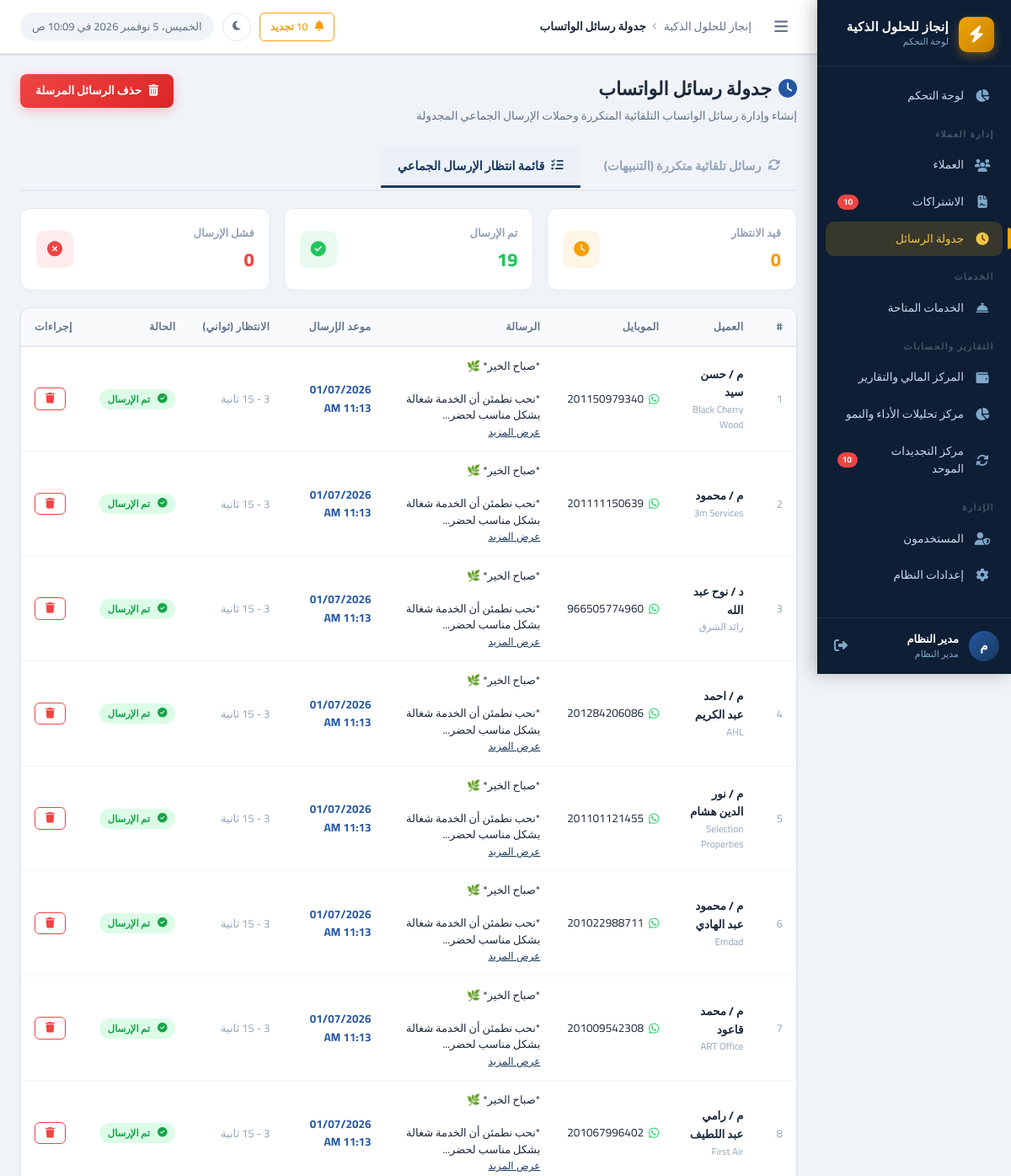
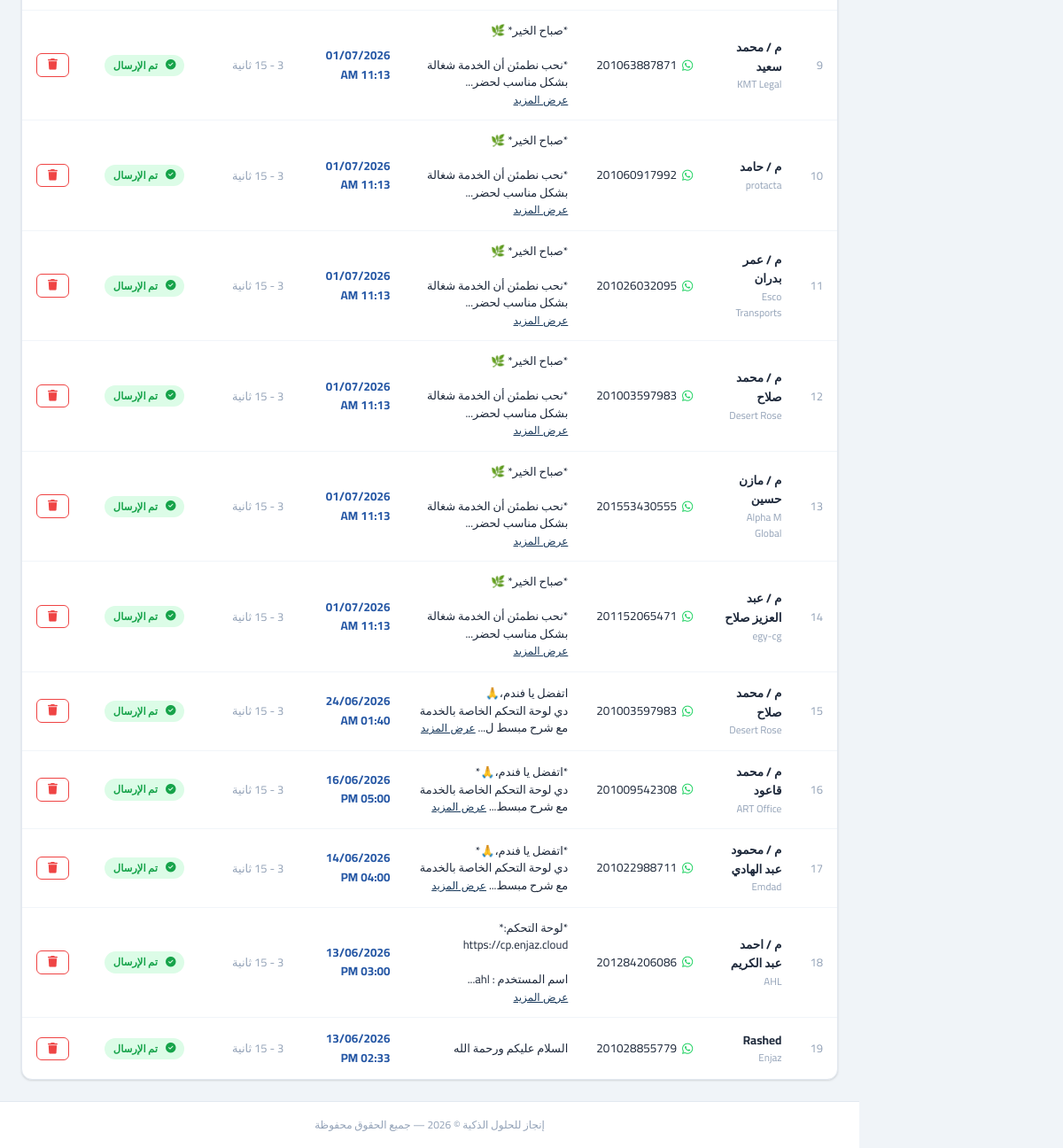
The app's page /whatsapp/schedules.php?tab=queue (signed in) with its own data (2 pictures, top to bottom).
### tables this page shows
CREATE TABLE `whatsapp_queue` (
  `id` int UNSIGNED NOT NULL,
  `client_id` int UNSIGNED DEFAULT NULL,
  `mobile` varchar(50) NOT NULL,
  `message` text NOT NULL,
  `send_at` datetime NOT NULL,
  `min_delay` int UNSIGNED NOT NULL DEFAULT '3',
  `max_delay` int UNSIGNED NOT NULL DEFAULT '15',
  `status` varchar(20) NOT NULL DEFAULT 'pending' COMMENT 'pending, sending, sent, failed',
  `response` text,
  `sent_by` int UNSIGNED DEFAULT NULL,
  `created_at` datetime DEFAULT CURRENT_TIMESTAMP
);

CREATE TABLE `clients` (
  `id` int UNSIGNED NOT NULL,
  `name` varchar(200) NOT NULL COMMENT 'اسم العميل',
  `company_name` varchar(200) DEFAULT NULL COMMENT 'اسم الشركة',
  `mobile` varchar(20) NOT NULL COMMENT 'رقم الموبايل',
  `mobile_2` varchar(20) DEFAULT NULL COMMENT 'رقم موبايل إضافي',
  `activity` varchar(200) DEFAULT NULL COMMENT 'النشاط التجاري',
  `country` varchar(10) NOT NULL DEFAULT 'EG',
  `domain` varchar(255) DEFAULT NULL,
  `domain_provider` varchar(100) DEFAULT NULL,
  `username_note` varchar(200) DEFAULT NULL COMMENT 'اسم المستخدم (للإشارة)',
  `server_panel` varchar(100) NOT NULL DEFAULT 'cp.enjaz.cloud',
  `email` varchar(200) DEFAULT NULL,
  `address` text,
  `notes` text,
  `status` tinyint(1) NOT NULL DEFAULT '1' COMMENT '1=نشط, 0=موقوف',
  `created_by` int UNSIGNED DEFAULT NULL,
  `created_at` datetime NOT NULL DEFAULT CURRENT_TIMESTAMP,
  `updated_at` datetime NOT NULL DEFAULT CURRENT_TIMESTAMP ON UPDATE CURRENT_TIMESTAMP
);

### includes/functions.php (called while the page is built, shortened)
<?php
function formatDateTime(string $datetime): string {
    return date('d/m/Y h:i A', strtotime($datetime));
}
function e(mixed $value): string {
    return htmlspecialchars((string)$value, ENT_QUOTES, 'UTF-8');
}
function paginate(int $total, int $perPage, int $currentPage): array {
    $totalPages = max(1, (int)ceil($total / $perPage));
    $currentPage = max(1, min($currentPage, $totalPages));
    $offset = ($currentPage - 1) * $perPage;
    return [
        'total'        => $total,
        'per_page'     => $perPage,
        'current_page' => $currentPage,
        'total_pages'  => $totalPages,
        'offset'       => $offset,
        'has_prev'     => $currentPage > 1,
        'has_next'     => $currentPage < $totalPages,
    ];
}

### whatsapp/schedules.php (the view, shortened to what this page needs)
<?php
$db = getDB();
$tab = $_GET['tab'] ?? 'recurring';
if ($tab === 'recurring') {
    $schedules = $db->query("SELECT * FROM whatsapp_schedules ORDER BY created_at DESC")->fetchAll();
    $allClients = $db->query("
        SELECT id, name, company_name, mobile
        FROM clients
        WHERE mobile IS NOT NULL AND mobile != ''
        ORDER BY name ASC
    ")->fetchAll(PDO::FETCH_ASSOC);
} else {
    $page    = max(1, (int)($_GET['page'] ?? 1));
    $perPage = 25;
    $countStmt = $db->query("SELECT COUNT(*) FROM whatsapp_queue");
    $total = (int)$countStmt->fetchColumn();
    $pager = paginate($total, $perPage, $page);
    $statsStmt = $db->query("
        SELECT
            COALESCE(SUM(CASE WHEN status = 'pending' THEN 1 ELSE 0 END), 0) as pending_count,
            COALESCE(SUM(CASE WHEN status = 'sent' THEN 1 ELSE 0 END), 0) as sent_count,
            COALESCE(SUM(CASE WHEN status = 'failed' THEN 1 ELSE 0 END), 0) as failed_count
        FROM whatsapp_queue
    ");
    $queueStats = $statsStmt->fetch(PDO::FETCH_ASSOC);
    $queueItems = $db->prepare("
        SELECT q.*, c.name as client_name, c.company_name
        FROM whatsapp_queue q
        LEFT JOIN clients c ON c.id = q.client_id
        ORDER BY q.send_at DESC, q.id DESC
        LIMIT ? OFFSET ?
    ");
    $queueItems->execute([$perPage, $pager['offset']]);
    $queue = $queueItems->fetchAll();
}
require_once INCLUDES_PATH . '/header.php';
?>
<div class="page-header">
  <div class="page-header-text">
    <h1 class="page-title"><i class="fas fa-clock" style="color:var(--primary-light);margin-left:8px;"></i>جدولة رسائل الواتساب</h1>
    <p class="page-subtitle">إنشاء وإدارة رسائل الواتساب التلقائية المتكررة وحملات الإرسال الجماعي المجدولة</p>
  </div>
  <?php if ($tab === 'recurring'): ?>
  <div class="page-actions">
    <button onclick="openAddScheduleModal()" class="btn btn-primary">
      <i class="fas fa-plus"></i> إنشاء جدولة جديدة
    </button>
  </div>
  <?php elseif ($tab === 'queue'): ?>
  <div class="page-actions">
    <a href="delete_queue.php?clear_sent=1" class="btn btn-danger" data-confirm="هل أنت متأكد من رغبتك في حذف جميع الرسائل التي تم إرسالها بنجاح؟">
      <i class="fas fa-trash-alt"></i> حذف الرسائل المرسلة
    </a>
  </div>
  <?php endif; ?>
</div>
<div class="tabs-nav">
  <a href="?tab=recurring" class="tab-btn <?= $tab === 'recurring' ? 'active' : '' ?>">
    <i class="fas fa-rotate"></i> رسائل تلقائية متكررة (التنبيهات)
  </a>
  <a href="?tab=queue" class="tab-btn <?= $tab === 'queue' ? 'active' : '' ?>">
    <i class="fas fa-list-check"></i> قائمة انتظار الإرسال الجماعي
  </a>
</div>
<div class="tab-content">
  <?php if ($tab === 'queue'): ?>
    <div class="stats-cards-grid" style="display: grid; grid-template-columns: repeat(auto-fit, minmax(220px, 1fr)); gap: 16px; margin-bottom: 20px;">
      <div class="stat-card" style="background: var(--card-bg); border-radius: 12px; padding: 18px; border: 1px solid var(--border-color); display: flex; align-items: center; justify-content: space-between; box-shadow: 0 4px 12px rgba(0,0,0,0.01);">
        <div>
          <div style="font-size: 13px; color: var(--text-muted); font-weight: 600; margin-bottom: 4px;">قيد الانتظار</div>
          <div style="font-size: 22px; font-weight: 800; color: var(--warning);"><?= $queueStats['pending_count'] ?></div>
        </div>
        <div style="width: 44px; height: 44px; border-radius: 10px; background: rgba(245, 158, 11, 0.1); display: flex; align-items: center; justify-content: center; color: var(--warning);">
          <i class="fas fa-clock" style="font-size: 18px;"></i>
        </div>
      </div>
      <div class="stat-card" style="background: var(--card-bg); border-radius: 12px; padding: 18px; border: 1px solid var(--border-color); display: flex; align-items: center; justify-content: space-between; box-shadow: 0 4px 12px rgba(0,0,0,0.01);">
        <div>
          <div style="font-size: 13px; color: var(--text-muted); font-weight: 600; margin-bottom: 4px;">تم الإرسال</div>
          <div style="font-size: 22px; font-weight: 800; color: var(--success);"><?= $queueStats['sent_count'] ?></div>
        </div>
        <div style="width: 44px; height: 44px; border-radius: 10px; background: rgba(34, 197, 94, 0.1); display: flex; align-items: center; justify-content: center; color: var(--success);">
          <i class="fas fa-check-circle" style="font-size: 18px;"></i>
        </div>
      </div>
      <div class="stat-card" style="background: var(--card-bg); border-radius: 12px; padding: 18px; border: 1px solid var(--border-color); display: flex; align-items: center; justify-content: space-between; box-shadow: 0 4px 12px rgba(0,0,0,0.01);">
        <div>
          <div style="font-size: 13px; color: var(--text-muted); font-weight: 600; margin-bottom: 4px;">فشل الإرسال</div>
          <div style="font-size: 22px; font-weight: 800; color: var(--danger);"><?= $queueStats['failed_count'] ?></div>
        </div>
        <div style="width: 44px; height: 44px; border-radius: 10px; background: rgba(239, 68, 68, 0.1); display: flex; align-items: center; justify-content: center; color: var(--danger);">
          <i class="fas fa-times-circle" style="font-size: 18px;"></i>
        </div>
      </div>
    </div>
    <?php if (empty($queue)): ?>
    <div class="card">
      <div class="empty-state" style="padding:60px;">
        <div class="empty-icon" style="font-size: 48px; color: var(--primary-light); opacity: 0.4;"><i class="fas fa-list-check"></i></div>
        <p class="empty-title">لا توجد رسائل معلقة في قائمة الانتظار</p>
        <p class="empty-text">تظهر هنا الرسائل التي تقوم بجدولتها للإرسال لاحقاً من شاشة العملاء.</p>
      </div>
    </div>
    <?php else: ?>
    <div class="card">
      <div class="table-wrapper">
        <table class="data-table">
          <thead>
            <tr>
              <th>#</th>
              <th>العميل</th>
              <th>الموبايل</th>
              <th>الرسالة</th>
              <th>موعد الإرسال</th>
              <th>الانتظار (ثواني)</th>
              <th>الحالة</th>
              <th style="text-align: left;">إجراءات</th>
            </tr>
          </thead>
          <tbody>
            <?php foreach ($queue as $i => $item): ?>
            <tr>
              <td class="text-muted"><?= $pager['offset'] + $i + 1 ?></td>
              <td>
                <strong><?= e($item['client_name'] ?: '—') ?></strong>
                <?php if ($item['company_name']): ?>
                <div style="font-size:11.5px;color:var(--text-muted);"><?= e($item['company_name']) ?></div>
                <?php endif; ?>
              </td>
              <td>
                <a href="https://wa.me/<?= preg_replace('/\D/', '', $item['mobile']) ?>" target="_blank"
                   style="color:var(--text-primary);display:flex;align-items:center;gap:6px;">
                  <i class="fab fa-whatsapp" style="color:#25D366;font-size:14px;"></i>
                  <?= e($item['mobile']) ?>
                </a>
              </td>
              <td>
                <div style="font-size:13px; max-width: 320px; white-space: normal; line-height: 1.5;">
                  <?php
                  $msg = e($item['message']);
                  if (mb_strlen($msg) > 60) {
                      echo nl2br(mb_substr($msg, 0, 60)) . '...';
                      echo ' <button type="button" class="btn-link" style="padding:0;font-size:12px;color:var(--primary);background:none;border:none;cursor:pointer;text-decoration:underline;" onclick="viewFullMessage(' . htmlspecialchars(json_encode($item['message']), ENT_QUOTES) . ')">عرض المزيد</button>';
                  } else {
                      echo nl2br($msg);
                  }
                  ?>
                </div>
              </td>
              <td class="fw-bold" style="color: var(--primary-light);">
                <?= formatDateTime($item['send_at']) ?>
              </td>
              <td class="text-muted"><?= $item['min_delay'] ?> - <?= $item['max_delay'] ?> ثانية</td>
              <td>
                <?php
                if ($item['status'] === 'pending') {
                    echo '<span class="badge badge-warning"><i class="fas fa-clock" style="margin-left:4px;"></i>قيد الانتظار</span>';
                } elseif ($item['status'] === 'sending') {
                    echo '<span class="badge badge-info"><i class="fas fa-spinner fa-spin" style="margin-left:4px;"></i>جاري الإرسال</span>';
                } elseif ($item['status'] === 'sent') {
                    echo '<span class="badge badge-success"><i class="fas fa-check-circle" style="margin-left:4px;"></i>تم الإرسال</span>';
                } elseif ($item['status'] === 'failed') {
                    $details = $item['response'] ? ' title="'.e($item['response']).'"' : '';
                    echo '<span class="badge badge-danger"'.$details.' style="cursor:help;"><i class="fas fa-times-circle" style="margin-left:4px;"></i>فشل الإرسال</span>';
                }
                ?>
              </td>
              <td>
                <div class="table-actions" style="justify-content: flex-end;">
                  <a href="delete_queue.php?id=<?= $item['id'] ?>" class="btn btn-sm btn-outline-danger" data-confirm="هل تريد حذف هذه الرسالة من قائمة الانتظار نهائياً؟" title="حذف">
                    <i class="fas fa-trash"></i>
                  </a>
                </div>
              </td>
            </tr>
            <?php endforeach; ?>
          </tbody>
        </table>
      </div>
    </div>
    <?php endif; ?>
  <?php endif; ?>
</div>
<?php require_once INCLUDES_PATH . '/footer.php'; ?>

### whatsapp/schedules.php (style rules this page uses)
.tabs-nav { display: flex; gap: 8px; border-bottom: 2px solid var(--border-color); margin-bottom: 20px; padding-bottom: 2px; flex-wrap: wrap; }
.tab-btn { display: flex; align-items: center; gap: 8px; padding: 12px 20px; text-decoration: none; font-weight: 700; color: var(--text-muted); border-radius: 8px 8px 0 0; transition: all 0.2s ease; font-size: 14.5px; border-bottom: 3px solid transparent; }
.tab-btn.active { color: var(--primary); border-bottom-color: var(--primary); background: rgba(36,86,164,0.02); }

### records on screen
whatsapp_queue: offset "1", client.name "م / حسن سيد", client.company_name "Black Cherry Wood", mobile "201150979340", message "*صباح الخير* 🌿 *نحب نطمئن أن الخدمة شغالة بشكل مناسب لحضر", send_at "01/07/2026 11:13 AM", status "sent" (drawn)
whatsapp_queue: offset "2", client.name "م / محمود", client.company_name "3m Services", mobile "201111150639", message "*صباح الخير* 🌿 *نحب نطمئن أن الخدمة شغالة بشكل مناسب لحضر", send_at "01/07/2026 11:13 AM", status "sent" (drawn)
whatsapp_queue: offset "3", client.name "د / نوح عبد الله", client.company_name "رائد الشرق", mobile "966505774960", message "*صباح الخير* 🌿 *نحب نطمئن أن الخدمة شغالة بشكل مناسب لحضر", send_at "01/07/2026 11:13 AM", status "sent" (drawn)
whatsapp_queue: offset "4", client.name "م / احمد عبد الكريم", client.company_name "AHL", mobile "201284206086", message "*صباح الخير* 🌿 *نحب نطمئن أن الخدمة شغالة بشكل مناسب لحضر", send_at "01/07/2026 11:13 AM", status "sent" (drawn)
whatsapp_queue: offset "5", client.name "م / نور الدين هشام", client.company_name "Selection Properties", mobile "201101121455", message "*صباح الخير* 🌿 *نحب نطمئن أن الخدمة شغالة بشكل مناسب لحضر", send_at "01/07/2026 11:13 AM", status "sent" (drawn)
whatsapp_queue: offset "6", client.name "م / محمود عبد الهادي", client.company_name "Emdad", mobile "201022988711", message "*صباح الخير* 🌿 *نحب نطمئن أن الخدمة شغالة بشكل مناسب لحضر", send_at "01/07/2026 11:13 AM", status "sent" (drawn)
whatsapp_queue: offset "7", client.name "م / محمد قاعود", client.company_name "ART Office", mobile "201009542308", message "*صباح الخير* 🌿 *نحب نطمئن أن الخدمة شغالة بشكل مناسب لحضر", send_at "01/07/2026 11:13 AM", status "sent" (drawn)
whatsapp_queue: offset "8", client.name "م / رامي عبد اللطيف", client.company_name "First Air", mobile "201067996402", message "*صباح الخير* 🌿 *نحب نطمئن أن الخدمة شغالة بشكل مناسب لحضر", send_at "01/07/2026 11:13 AM", status "sent" (drawn)
whatsapp_queue: offset "9", client.name "م / محمد سعيد", client.company_name "KMT Legal", mobile "201063887871", message "*صباح الخير* 🌿 *نحب نطمئن أن الخدمة شغالة بشكل مناسب لحضر", send_at "01/07/2026 11:13 AM", status "sent" (drawn)
whatsapp_queue: offset "10", client.name "م / حامد", client.company_name "protacta", mobile "201060917992", message "*صباح الخير* 🌿 *نحب نطمئن أن الخدمة شغالة بشكل مناسب لحضر", send_at "01/07/2026 11:13 AM", status "sent" (drawn)
whatsapp_queue: offset "11", client.name "م / عمر بدران", client.company_name "Esco Transports", mobile "201026032095", message "*صباح الخير* 🌿 *نحب نطمئن أن الخدمة شغالة بشكل مناسب لحضر", send_at "01/07/2026 11:13 AM", status "sent" (drawn)
whatsapp_queue: offset "12", client.name "م / محمد صلاح", client.company_name "Desert Rose", mobile "201003597983", message "*صباح الخير* 🌿 *نحب نطمئن أن الخدمة شغالة بشكل مناسب لحضر", send_at "01/07/2026 11:13 AM", status "sent" (drawn)
whatsapp_queue: offset "13", client.name "م / مازن حسين", client.company_name "Alpha M Global", mobile "201553430555", message "*صباح الخير* 🌿 *نحب نطمئن أن الخدمة شغالة بشكل مناسب لحضر", send_at "01/07/2026 11:13 AM", status "sent" (drawn)
whatsapp_queue: offset "14", client.name "م / عبد العزيز صلاح", client.company_name "egy-cg", mobile "201152065471", message "*صباح الخير* 🌿 *نحب نطمئن أن الخدمة شغالة بشكل مناسب لحضر", send_at "01/07/2026 11:13 AM", status "sent" (drawn)
whatsapp_queue: offset "15", client.name "م / محمد صلاح", client.company_name "Desert Rose", mobile "201003597983", message "اتفضل يا فندم،🙏 دي لوحة التحكم الخاصة بالخدمة مع شرح مبسط ل", send_at "24/06/2026 01:40 AM", status "sent" (drawn)
whatsapp_queue: offset "16", client.name "م / محمد قاعود", client.company_name "ART Office", mobile "201009542308", message "*اتفضل يا فندم،🙏* دي لوحة التحكم الخاصة بالخدمة مع شرح مبسط", send_at "16/06/2026 05:00 PM", status "sent" (drawn)
whatsapp_queue: offset "17", client.name "م / محمود عبد الهادي", client.company_name "Emdad", mobile "201022988711", message "*اتفضل يا فندم،🙏* دي لوحة التحكم الخاصة بالخدمة مع شرح مبسط", send_at "14/06/2026 04:00 PM", status "sent" (drawn)
whatsapp_queue: offset "18", client.name "م / احمد عبد الكريم", client.company_name "AHL", mobile "201284206086", message "*لوحة التحكم:* https://cp.enjaz.cloud اسم المستخدم : ahl", send_at "13/06/2026 03:00 PM", status "sent" (drawn)
whatsapp_queue: offset "19", client.name "Rashed", client.company_name "Enjaz", mobile "201028855779", message "السلام عليكم ورحمة الله", send_at "13/06/2026 02:33 PM", status "sent" (drawn)

### other values on screen
$companyName "إنجاز للحلول الذكية"
$renewalCount "10"
$userInitial "م"
$userName "مدير النظام"
$userRole "مدير النظام"
$pageTitle "جدولة رسائل الواتساب"
$queueStats['pending_count'] "0"
$queueStats['sent_count'] "19"
$queueStats['failed_count'] "0"
